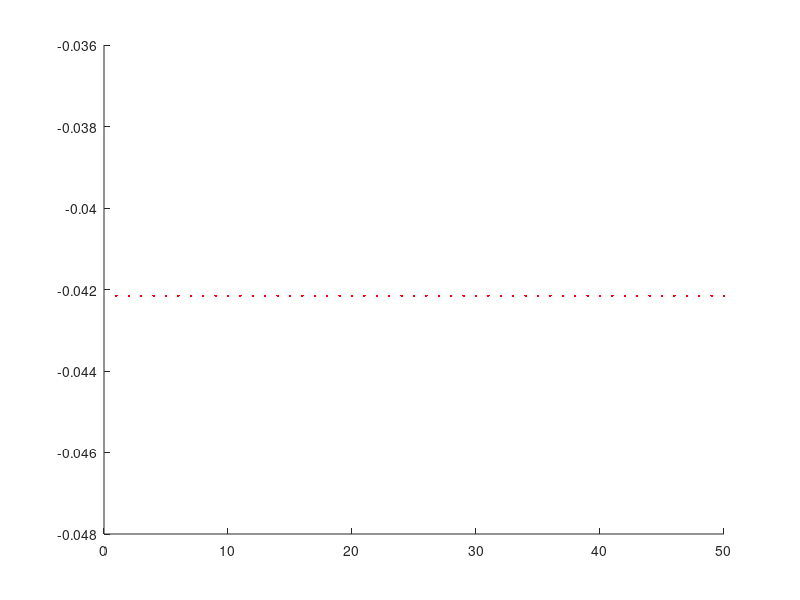

Write the MATLAB code that produced this figure.
clear all
clc

radius = 2/3; %feet
dr = radius/20;
B = 2; % number of blades
theta = 15*pi/180; %radians
alpha = ones(1,20)*122*pi/180; %radians, just a guess
phi = theta-alpha;
rho = 0.076474; % lbm/ft^3
omega = 60; % rad/s ????
%~~~~~~~~~~~~~~~~~~~~~~~~~~~~~~~~~~~~~~~~~~~~~~~~~~~
v_in = 1; %feet/sec velocity normal to actuator disk
v1 = ones(1,20)*15; %starting guess
%~~~~~~~~~~~~~~~~~~~~~~~~~~~~~~~~~~~~~~~~~~~~~~~~~~~
chord = 0.0208;
Cl = 0.55;
Cd = 0.014;


hold on
dT = zeros(1,20);
dQ = zeros(1,20);
a = zeros(1,20);
b = zeros(1,20);
v0 = zeros(1,20);
v2 = zeros(1,20);

for x = 1:50
  for i = 1:20
      dT(i) = 0.5*rho*chord*(Cl*cos(phi(i))-Cd*sin(phi(i)))*B*dr*v1(i)^2;
      dQ(i) = (i-0.5)*dr*0.5*rho*chord*(Cl*sin(phi(i))+Cd*cos(phi(i)))*B*dr*v1(i)^2;
      
      
    
  end
  plot(x,sum(dQ),'r.');
end  
%sum(dT)
%sum(dQ)